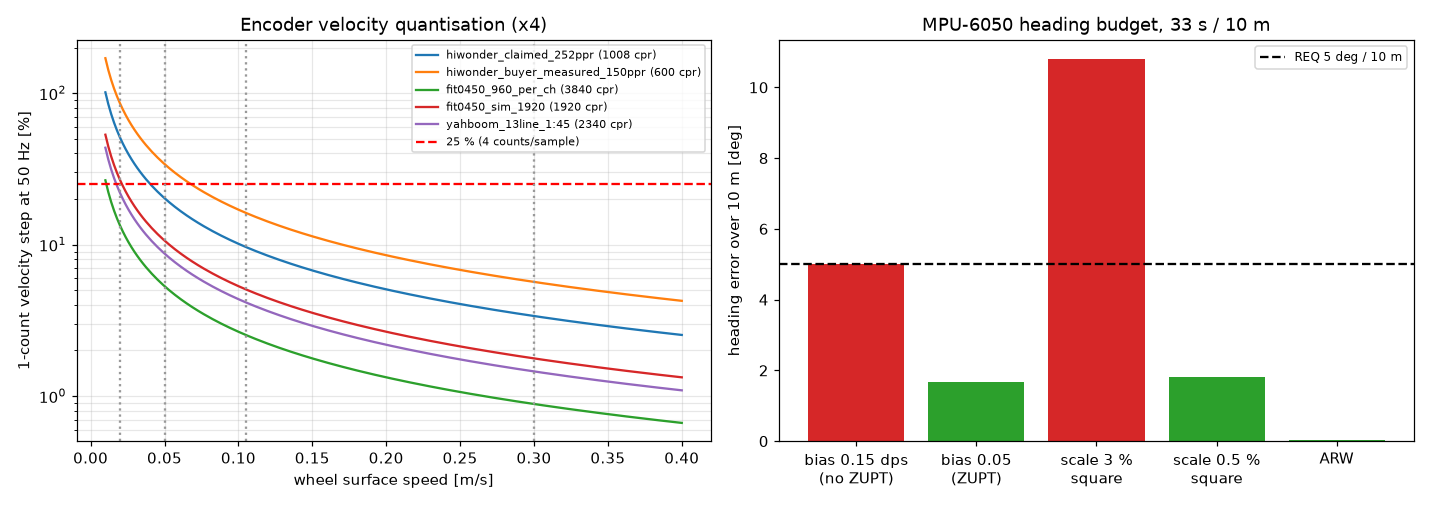

Reproduce this figure in Python.
"""7. Odometry + IMU (round 2): encoder resolution needed (velocity control at 50 Hz, position for
Nav2 10 cm arrival), candidate encoders, gyro error budget for REQ-SCOUT-006 (5 deg / 10 m),
IMU placement (vibration, heat, magnetics) and ZUPT.
"""
import json
import math

import matplotlib
matplotlib.use("Agg")
import matplotlib.pyplot as plt
import numpy as np

from common import ENV, HERE, MOTORS, ROOT, SRC, r3, save_section
from loads import B, R

CIRC = 2 * math.pi * R
F_S = 50.0                    # REQ-SCOUT-003
N_MIN = 4                     # A: >= 4 counts per sample -> <= 25 % velocity quantisation (PID usable)
SIM = json.loads((ROOT / "sim" / "results.json").read_text()) if (ROOT / "sim" / "results.json").exists() else {}

# MPU-6050 product spec PS-MPU-6000A-00 rev 3.4 (SRC mpu6050_ps): gyro
MPU = {"zro_initial_dps": 20.0, "zro_over_temp_dps": 20.0, "temp_range_C": 125.0, "noise_dps_rtHz": 0.005,
       "sens_tol_pct": 3.0, "nonlin_pct": 0.2, "cross_axis_pct": 2.0, "dlpf_hz": [5, 10, 21, 44, 94, 184, 260]}


def main():
    res = {"sample_rate_Hz": F_S, "wheel_circumference_m": CIRC}
    t10 = 10 / ENV["v_cruise"]
    # ---- encoder requirement
    v_min = {"nav2_creep_0.02": 0.02, "threshold_crawl_0.05": 0.05,
             "pivot_wheel_1rad_s": 1.0 * B * 1.70 / 2, "cruise_0.3": 0.3}
    need = {k: N_MIN * CIRC / (v / F_S) for k, v in v_min.items()}
    res["cpr_required_x4"] = {"rule": f">= {N_MIN} counts per {1000 / F_S:.0f} ms sample", "per_speed": need,
                              "position_for_nav2_10cm": "any encoder > ~20 cpr (10 mm/count) suffices for position; "
                              "Nav2 arrival error is dominated by slip and map/AMCL error, not quantisation",
                              "verdict": "~1000 counts/rev (x4) for PID down to 0.05 m/s at 50 Hz; below that use edge "
                                         "timing (period measurement) or a 100 ms window"}
    cands = {}
    variants = {"hiwonder_claimed_252ppr": 252 * 4, "hiwonder_buyer_measured_150ppr": 150 * 4,
                "fit0450_960_per_ch": 960 * 4, "fit0450_sim_1920": 1920, "yahboom_13line_1:45": 13 * 45 * 4,
                "stock_tt_no_encoder": 0}
    for k, cpr in variants.items():
        if not cpr:
            cands[k] = {"verdict": "no encoder -> REQ-SCOUT-003/004 impossible"}
            continue
        d = {"counts_per_rev_x4": cpr, "mm_per_count": 1000 * CIRC / cpr}
        for lbl, v in v_min.items():
            d[f"counts_per_sample_{lbl}"] = v / CIRC * cpr / F_S
        d["max_edge_rate_kHz_250rpm"] = cpr * 250 / 60 / 1000
        d["meets_1000cpr"] = cpr >= 0.98 * need["threshold_crawl_0.05"]
        cands[k] = d
    res["candidates"] = cands
    res["esp32_counting"] = ("use the PCNT peripheral (classic ESP32 has 8 units; 4 needed, x4 decoding with both "
                             "channels), glitch filter ~1 us; edge rate <= 16 kHz/motor is trivial for PCNT, a "
                             "GPIO-ISR design would cost ~4 x 16k = 64k interrupts/s -> don't")

    # ---- gyro budget (REQ-SCOUT-006: < 5 deg heading drift per 10 m on carpet)
    turned = {"straight_10m": 0.0, "square_4x90": 360.0, "patrol_with_U_turns": 720.0}
    budget = {"t_10m_s": t10, "bias_max_dps_if_all_budget": 5.0 / t10,
              "ARW_deg_over_10m": MPU["noise_dps_rtHz"] * math.sqrt(t10),
              "scale_factor_error_deg": {k: MPU["sens_tol_pct"] / 100 * v for k, v in turned.items()},
              "scale_max_pct_for_5deg_square": 5.0 / 360 * 100,
              "zro_temp_coeff_worst_dps_per_C": (MPU["zro_over_temp_dps"] * 2) / MPU["temp_range_C"],
              "deg_C_drift_that_uses_whole_budget": (5.0 / t10) / ((MPU["zro_over_temp_dps"] * 2) / MPU["temp_range_C"]),
              "sim_gyro_fused_drift_deg_per_10m": SIM.get("e_odometry_square", {}).get("wheel_distance_plus_gyro_yaw", {}).get("heading_drift_deg_per_10m"),
              "sim_wheel_only_drift_deg_per_10m": SIM.get("e_odometry_square", {}).get("wheel_odom_nominal_track", {}).get("heading_drift_deg_per_10m"),
              "sim_wheel_calibrated_on_wrong_floor": SIM.get("e_odometry_square", {}).get("wheel_odom_carpet_calibration_on_hard_floor", {}).get("heading_drift_deg_per_10m"),
              }
    budget["allocation"] = {"bias_after_ZUPT_dps": 0.05, "bias_deg": 0.05 * t10,
                            "scale_after_cal_pct": 0.5, "scale_deg_square": 0.005 * 360,
                            "ARW_deg": budget["ARW_deg_over_10m"]}
    budget["allocation"]["total_deg_rss"] = math.sqrt(budget["allocation"]["bias_deg"] ** 2 +
                                                      budget["allocation"]["scale_deg_square"] ** 2 +
                                                      budget["allocation"]["ARW_deg"] ** 2)
    budget["verdict"] = ("feasible ONLY with (1) bias re-estimated at every stop (ZUPT), (2) gyro scale factor "
                         "calibrated to <= 1 % (datasheet tolerance 3 % alone gives 10.8 deg on a 4x90 deg square), "
                         "(3) wheel yaw excluded from the EKF (sim: 184 deg/10 m wheel-only; 55 deg/10 m when the slip "
                         "calibration is for the wrong floor)")
    res["gyro"] = budget
    res["imu_placement"] = {
        "cad_r1": "GY-521 hangs 10 mm under the top plate at x = 0, y = 0, chip facing DOWN",
        "issues": ["URDF imu_joint has rpy 0 0 0 and z 0.059 (v1); CAD chip faces down at z ~0.050 -> URDF needs "
                   "rpy (pi, 0, 0) [or the driver must flip axes] and the CAD z; a sign error in yaw rate is a classic "
                   "EKF divergence",
                   "Pi 5 board spans x = 2.5-87.5 mm on the top plate: the IMU sits under the Pi's rear edge -> "
                   "temperature swings of a few C when the CPU load changes; at the datasheet-derived 0.32 dps/C "
                   "worst coefficient 0.5 C of drift uses the whole bias budget -> ZUPT is mandatory, move IMU to "
                   "x ~ -25 mm (still within 25 mm of the CoR), keep 10 mm air gap from the battery",
                   "LiDAR motor (C1 600 rpm = 10 Hz) and gear mesh vibration couple through the brass towers: set "
                   "MPU DLPF to 44 Hz, sample >= 200 Hz on the ESP32, average to 50-100 Hz; nylon standoffs "
                   "(already in CAD) help",
                   "magnetics irrelevant: MPU-6050 has no magnetometer; motor magnets do not affect a MEMS gyro"],
        "zupt": "when |cmd_vel| = 0 and all encoder counts unchanged for 0.5 s: bias <- EMA(gyro, tau 5 s); publish "
                "with covariance; 40 % stationary duty in the mission profile gives frequent updates",
    }
    save_section("odometry", r3(res, 4))

    v = np.linspace(0.01, 0.4, 200)
    fig, (a, b) = plt.subplots(1, 2, figsize=(13, 4.6))
    for k, d in cands.items():
        if "counts_per_rev_x4" in d:
            a.plot(v, 100 * (CIRC / d["counts_per_rev_x4"] * F_S) / v, label=f"{k} ({d['counts_per_rev_x4']} cpr)")
    a.axhline(100 / N_MIN, color="r", ls="--", label="25 % (4 counts/sample)")
    for k, vv in v_min.items():
        a.axvline(vv, color="0.6", ls=":")
    a.set_yscale("log"); a.set_xlabel("wheel surface speed [m/s]"); a.set_ylabel("1-count velocity step at 50 Hz [%]")
    a.grid(alpha=.3, which="both"); a.legend(fontsize=7); a.set_title("Encoder velocity quantisation (x4)")
    lbl = ["bias 0.15 dps\n(no ZUPT)", "bias 0.05\n(ZUPT)", "scale 3 %\nsquare", "scale 0.5 %\nsquare", "ARW"]
    val = [0.15 * t10, 0.05 * t10, 0.03 * 360, 0.005 * 360, budget["ARW_deg_over_10m"]]
    b.bar(lbl, val, color=["C3", "C2", "C3", "C2", "C2"]); b.axhline(5, color="k", ls="--", label="REQ 5 deg / 10 m")
    b.set_ylabel("heading error over 10 m [deg]"); b.set_title("MPU-6050 heading budget, 33 s / 10 m"); b.legend(fontsize=8)
    fig.tight_layout(); fig.savefig(HERE / "a7_odometry.png", dpi=110)
    print(json.dumps(r3({k: res[k] for k in ("cpr_required_x4", "gyro")}, 3), indent=1))
    for k, d in cands.items():
        print(k, r3(d, 3))


if __name__ == "__main__":
    main()
